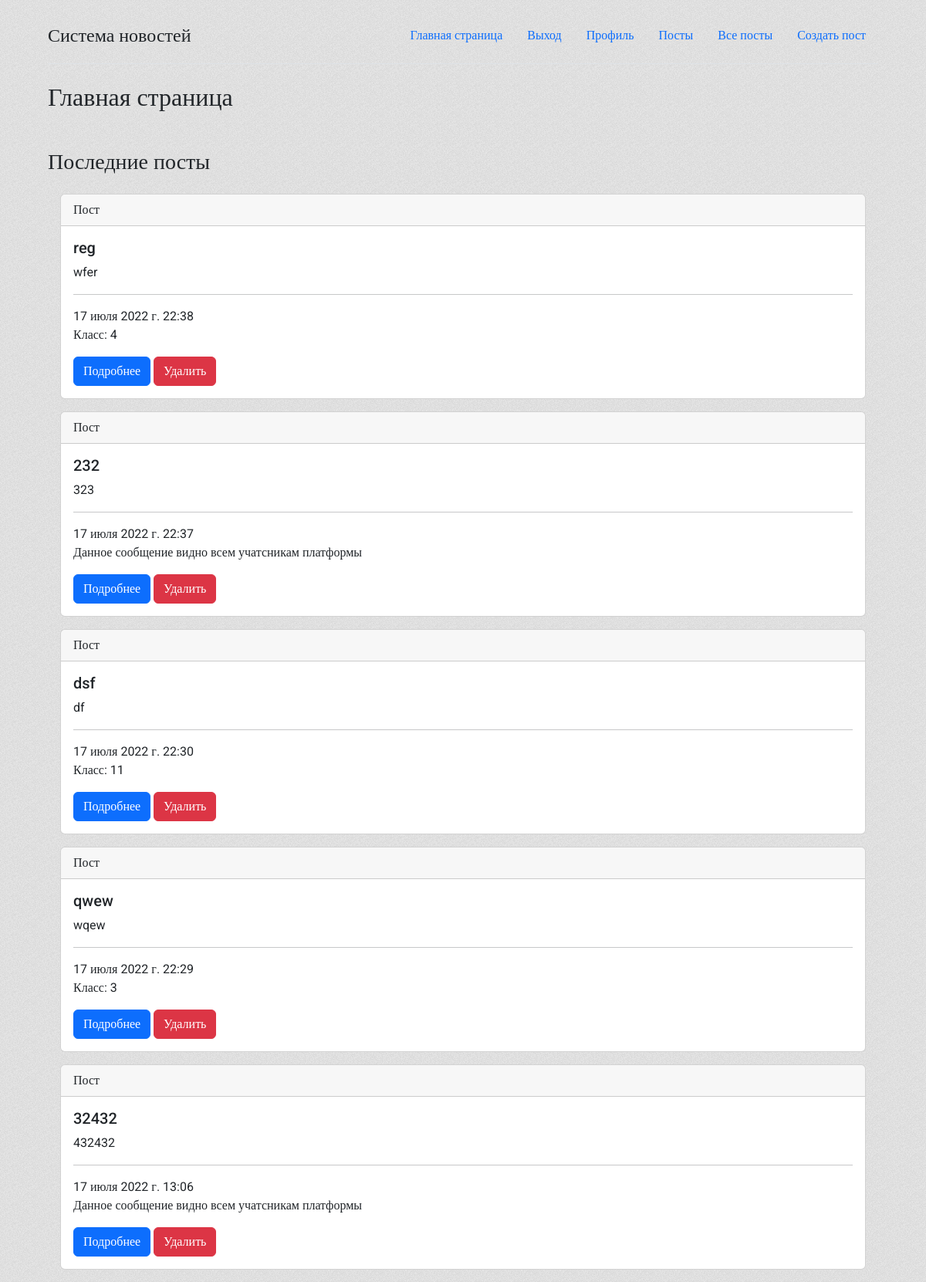
The app's page / (signed in), older data.
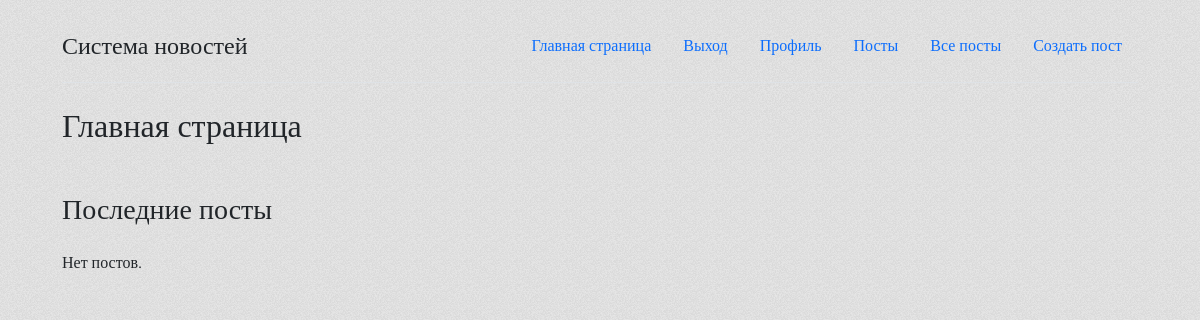
The same page, newer data.
### mainapp/models.py (models this page shows, shortened)
class Post(models.Model):
    title = models.CharField(max_length=60, validators=[validate_mat], verbose_name="Заголовок")
    text = models.TextField(blank=True, validators=[validate_mat], verbose_name="Текст")
    created_at = models.DateTimeField(auto_now_add=True)
    updated_at = models.DateTimeField(auto_now=True)
    visible_all = models.BooleanField(default=False, verbose_name="Видно всем")
    visible_class = models.CharField(max_length=3, default="", blank=True, verbose_name="Определенный класс")
    img = models.ImageField(upload_to="users_photos/", blank=True, verbose_name="Картинка")

### mainapp/views.py (the view)
# urls.py: path('', views.index, name="index"),
def index(request):
    latest_posts = []
    if request.user.is_authenticated:
        if request.user.is_superuser:
            latest_posts = Post.objects.all()
        else:
            latest_posts = getAllPosts(request.user)[:3]
    context = {'title': 'Главная страница', 'posts': sort_posts(latest_posts)}
    return render(request, 'mainapp/index.html', context=context)

### mainapp/views.py (called while the page is built)
def sort_posts(posts):
    return sorted(posts, key=lambda x: x.updated_at, reverse=True)

### templates/mainapp/index.html (shortened to what this page needs)
{% extends 'base.html' %}
{% block content %}
<div class="container">
    <h2 class="mb-5">Главная страница</h2>
    {% if user.is_authenticated %}
        <h3 class="mb-4">Последние посты</h3>
        {% include 'mainapp/modules/posts.html' %}
    {% endif %}
</div>
{% endblock %}

### templates/base.html (shortened to what this page needs)
{% load static %}
<!DOCTYPE html>
<html lang="en">
<head>
    <link href="https://cdn.jsdelivr.net/npm/bootstrap@5.2.0-beta1/dist/css/bootstrap.min.css" rel="stylesheet">
    <link rel="stylesheet" href="{% static 'css/normilize.css'%}">
    <link rel="stylesheet" href="{% static 'css/style.css'%}">
</head>
<body>
    <div class="container">
        <header class="d-flex flex-wrap justify-content-center py-3 mb-4 border-bottom">
            <a href="/" class="d-flex align-items-center mb-3 mb-md-0 me-md-auto text-dark text-decoration-none">
                <span class="fs-4">Система новостей</span>
            </a>
            <ul class="nav nav-pills">
                <li class="nav-item"><a href="{% url 'index' %}" class="nav-link">Главная страница</a></li>
                {% if request.user.is_authenticated %}
                    <li class="nav-item"><a href="{% url 'logout' %}" class="nav-link">Выход</a></li>
                    <li class="nav-item"><a href="{% url 'profile' %}" class="nav-link">Профиль</a></li>
                    <li class="nav-item"><a href="{% url 'posts' %}" class="nav-link">Посты</a></li>
                    {% if request.user.is_superuser %}
                        <li class="nav-item"><a href="{% url 'posts_all' %}" class="nav-link">Все посты</a></li>
                        <li class="nav-item"><a href="{% url 'create_post' %}" class="nav-link">Создать пост</a></li>
                    {% endif %}
                {% else %}
                    <li class="nav-item"><a href="/user/login/vk-oauth2" class="nav-link">Вход</a></li>
                {% endif %}
            </ul>
        </header>
    </div>
    {% block content %}
    {% endblock %}
</body>
</html>

### templates/mainapp/modules/posts.html
{% if posts %}
    {% for el in posts %}
        <div class="card m-3">
                <div class="card-header">
                    Пост
                </div>
                <div class="card-body">
                <h5 class="card-title">{{ el.title }}</h5>
                <p class="card-text">{{ el.text| truncatewords:3 }}</p>
                <hr>
                <p>{{ el.updated_at }}</p>
                {% if el.visible_all == True %}
                    <p>Данное сообщение видно всем учатсникам платформы</p>
                {% else %}
                    <p>Класс: {{ el.visible_class }}</p>
                {% endif %}
                <a href="{% url 'post_detail' postid=el.id %}" class="btn btn-primary mt-3">Подробнее</a>
                {% if user.is_superuser %}
                    <a href="{% url 'post_delete' postid=el.id %}" class="btn btn-danger mt-3">Удалить</a>
                {% endif %}
            </div>
        </div>
    {% endfor %}
{% else %}
    Нет постов.
{% endif %}

### static/css/normilize.css (style rules this page uses)
:where(html) { line-height: 1.15; }

### static/css/style.css (style rules this page uses)
body, h1, p { margin: 0; font-family: 'Roboto'; }
body { padding-top: 10px; }
.container { width: 100%; max-width: 1100px; margin: 0 auto; }

Row changes from the older to the newer data that the page shows:
removed Post: title "reg", text "wfer", updated_at "17 июля 2022 г. 22:38", visible_class "4"
removed Post: title "232", text "323", updated_at "17 июля 2022 г. 22:37", shows "Данное сообщение видно всем учатсникам платформы"
removed Post: title "dsf", text "df", updated_at "17 июля 2022 г. 22:30", visible_class "11"
removed Post: title "qwew", text "wqew", updated_at "17 июля 2022 г. 22:29", visible_class "3"
removed Post: title "32432", text "432432", updated_at "17 июля 2022 г. 13:06", shows "Данное сообщение видно всем учатсникам платформы"
Text that changed along with them:
text now shown: "Нет постов."
